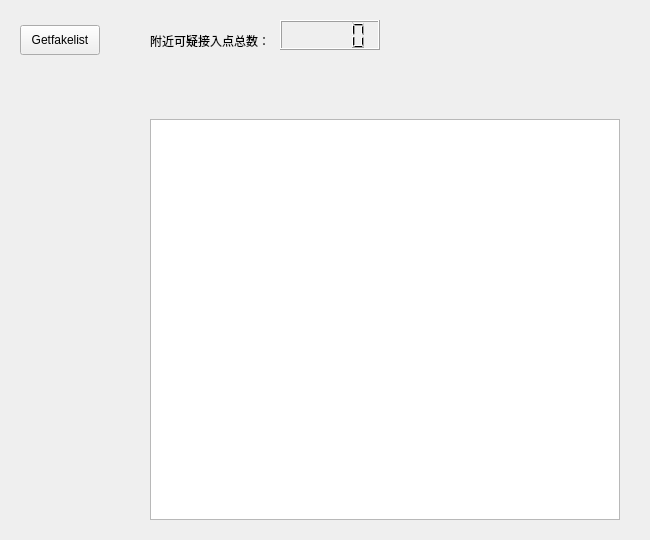
<?xml version="1.0" encoding="UTF-8"?>
<ui version="4.0">
 <class>fakeap</class>
 <widget class="QWidget" name="fakeap">
  <property name="geometry">
   <rect>
    <x>0</x>
    <y>0</y>
    <width>650</width>
    <height>540</height>
   </rect>
  </property>
  <property name="windowTitle">
   <string>Form</string>
  </property>
  <widget class="QLabel" name="label_3">
   <property name="geometry">
    <rect>
     <x>150</x>
     <y>119</y>
     <width>261</width>
     <height>41</height>
    </rect>
   </property>
   <property name="text">
    <string>附近可用接入点列表：</string>
   </property>
  </widget>
  <widget class="QTableView" name="fake_table">
   <property name="geometry">
    <rect>
     <x>150</x>
     <y>119</y>
     <width>470</width>
     <height>401</height>
    </rect>
   </property>
  </widget>
  <widget class="QPushButton" name="fakelistButton">
   <property name="geometry">
    <rect>
     <x>20</x>
     <y>25</y>
     <width>80</width>
     <height>30</height>
    </rect>
   </property>
   <property name="text">
    <string>Getfakelist</string>
   </property>
  </widget>
  <widget class="QLCDNumber" name="fake_num">
   <property name="geometry">
    <rect>
     <x>280</x>
     <y>20</y>
     <width>100</width>
     <height>30</height>
    </rect>
   </property>
  </widget>
  <widget class="QLabel" name="label_2">
   <property name="geometry">
    <rect>
     <x>150</x>
     <y>15</y>
     <width>121</width>
     <height>51</height>
    </rect>
   </property>
   <property name="text">
    <string>附近可疑接入点总数：</string>
   </property>
  </widget>
 </widget>
 <resources/>
 <connections/>
</ui>
